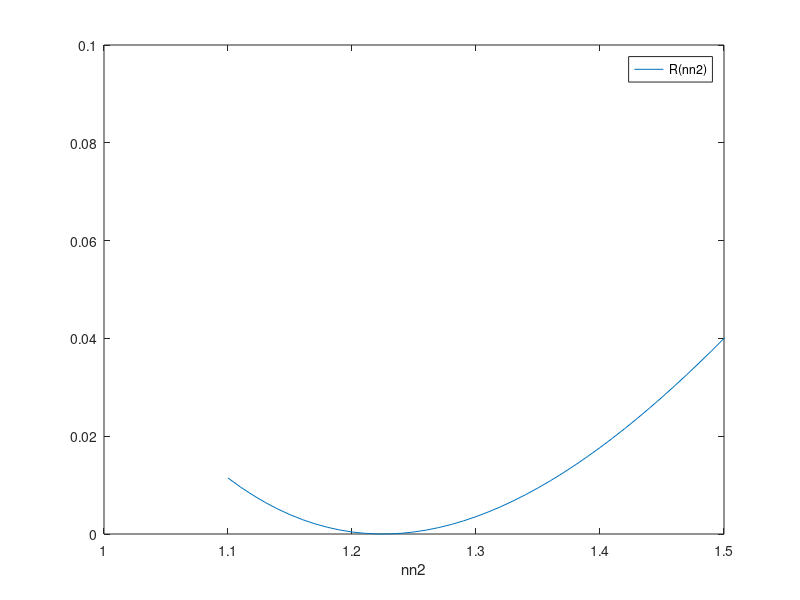

The MATLAB script that drew this image:
% N4SYMULANTb Page 2 
% Numerical calculation
function N4SYMULANTb;
n1 = 1;
n2 = 1.5;
n3 = 2;
% i = sqrt(-1);
% for a single interface, that is
M11= 1;
M12 = 0;
M21 = 0;
M22 = 1;

tt = (-2*n1*(M21*M12-M22*M11)/(M21 + M22*n1 + n3*M11 + n3*M12*n1))* conj(-2*n1*(M21*M12-M22*M11)/(M21 + M22*n1 + n3*M11 + n3*M12*n1))
% tt = 0.444;

R = ((-(-n3*M12*n1-M22*n1+M21+n3*M11))/(M21+M22*n1+n3*M11+n3*M12*n1))^2;
% R = 0.111;

% One sees that R+TT is not 1 and tt is not the transmitted power
% However if n3*tt is the transmitted power T, one has
T = n3*tt;
% T=0.889
% T+R = 1;
% and if n1 is not 1 we have more generally to write
T = (n3/n1)*tt;
% For antireflection coating one has eq. 6.27
nn1 = 1;
nn2 = (1.1:0.01:2);
nn3 = 1.5;
MM12 = (-i)./nn2;
MM21 = (-i).*nn2;

r = ((-(-n3*MM12*n1+MM21))/(MM21+n3*MM12*n1));




% since -i cancels out we have
MM12 = 1./nn2;
MM21 = nn2;

R = ((-(-nn3*MM12*nn1+MM21))./(MM21+nn3*MM12*nn1)).^2;
figure(1);
plot(nn2,R);
axis([1 1.5 0 0.1]);                  % PLOTS LIMITS                    
xlabel('nn2');
legend('R(nn2)');
